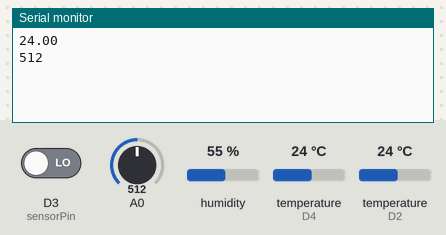
A sketch run on a simulated ESP8266 (NodeMCU). Parts: the last lines printed to the serial monitor. The inputs (shaded band) are chosen by the test bench; at power-on: D3 (sensorPin) LOW, temperature (sensors on D2, D4) 24 °C, A0 = 512, humidity 55 %. WiFi joins after 1.5 s; servers stay silent unless stated.

Above: at 3.3 s.
3.4 s: D3 (sensorPin) driven HIGH
At 5.4 s:
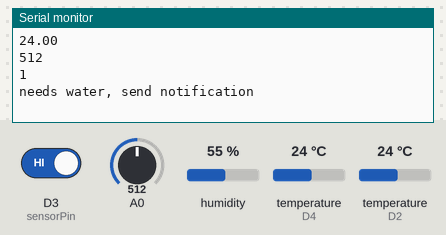
8.2 s: D3 (sensorPin) driven LOW
At 10.2 s:
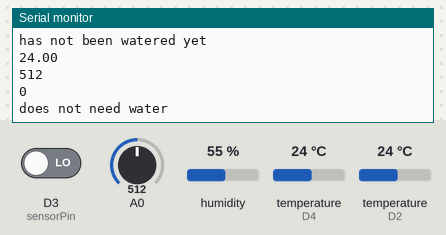
14.0 s: temperature (sensor on D2) set to 12 °C
At 15.3 s:
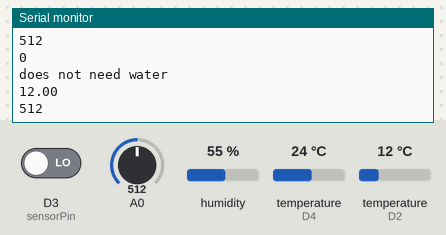
17.7 s: A0 set to 716
At 21.3 s:
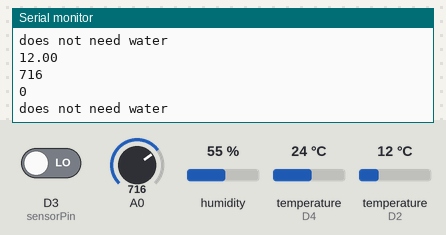
21.4 s: temperature (sensor on D2) set to 19 °C
At 23.9 s:
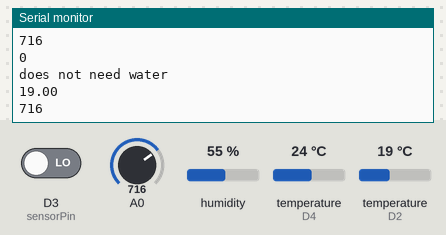
25.1 s: A0 set to 992
At 28.2 s:
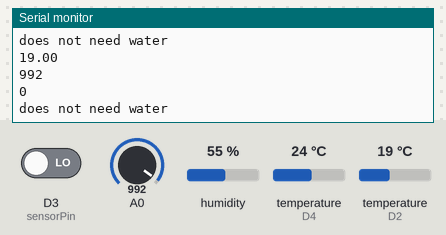
Timing chart, 0 to 29.7 s (numbered marks = the images above; inputs shaded):
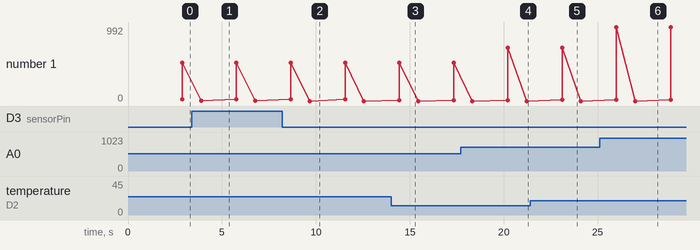

The sketch:

Code.ino
```cpp
//https://github.com/arjun-kadam/plant-monitoring-system-using-iot
// IOT Smart Plant Monitoring System

#define BLYNK_PRINT Serial
//Paste Your Blynk Templete ID and Name Here

#include <SPI.h>
#include <ESP8266WiFi.h>
#include <BlynkSimpleEsp8266.h>
#include <SimpleTimer.h>
#include <DHT.h>
#define BLYNK_PRINT Serial
#include <OneWire.h>
#include <DallasTemperature.h>
#define ONE_WIRE_BUS D2
OneWire oneWire(ONE_WIRE_BUS);
DallasTemperature sensors(&oneWire);

char ssid[] = "";                   //WiFi SSID
char pass[] = "";                   //WiFi Password
char auth[] ="";                    //Authentication code sent by Blynk

#define sensorPin D3
int sensorState = 0;
int lastState = 0;
#define DHTPIN 2
#define DHTTYPE DHT11
DHT dht(DHTPIN, DHTTYPE);
SimpleTimer timer;
void sendSensor()
{
  float h = dht.readHumidity();
  float t = dht.readTemperature();

  if (isnan(h) || isnan(t)) {
    Serial.println("Failed to read from DHT sensor!");
    return;
  }

  Blynk.virtualWrite(V5, h);  //V5 is for Humidity
  Blynk.virtualWrite(V6, t);  //V6 is for Temperature
}
void setup()
{
  Serial.begin(9600);
  Blynk.begin(auth, ssid, pass);
   pinMode(sensorPin, INPUT);
  dht.begin();

  timer.setInterval(1000L, sendSensor);
  Serial.begin(115200);
  Blynk.begin(auth, ssid, pass);
   sensors.begin();
}
int sensor=0;
void sendTemps()
{
sensor=analogRead(A0);
sensors.requestTemperatures();
float temp = sensors.getTempCByIndex(0);
Serial.println(temp);
Serial.println(sensor);
Blynk.virtualWrite(V1, temp);
Blynk.virtualWrite(V2,sensor);
delay(1000);
}
void loop()
{
  Blynk.run();
  timer.run();
  sendTemps();
  sensorState = digitalRead(sensorPin);
Serial.println(sensorState);

if (sensorState == 1 && lastState == 0) {
  Serial.println("needs water, send notification");
  Blynk.notify("Water your plants");
  lastState = 1;
  delay(1000);
//send notification

  }
  else if (sensorState == 1 && lastState == 1) {
    //do nothing, has not been watered yet
  Serial.println("has not been watered yet");
  delay(1000);
  }
  else {
    //st
    Serial.println("does not need water");
    lastState = 0;
    delay(1000);
  }

  delay(100);
}
```

Measured:
- after the input at 3.4 s, the serial monitor: prints a new line after 0.49 s (image 1)
- after the input at 8.2 s, the serial monitor: prints a new line after 1.5 s (image 2)
- after the input at 14.0 s, the serial monitor: prints a new line after 0.44 s (image 3)
- after the input at 17.7 s, the serial monitor: prints a new line after 2.5 s (image 4)
- after the input at 21.4 s, the serial monitor: prints a new line after 1.7 s (image 5)
- after the input at 25.1 s, the serial monitor: prints a new line after 0.90 s (image 6)
- plotted number 1: 512 → 1 after the input at 3.4 s, 1 → 0 after the input at 8.2 s, 0 → 992 after the input at 25.1 s
